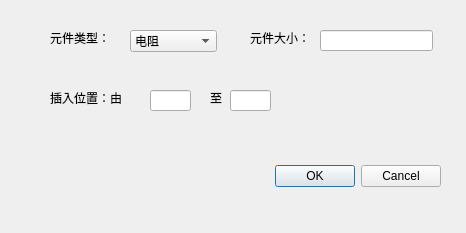
<?xml version="1.0" encoding="UTF-8"?>
<ui version="4.0">
 <class>AddElement</class>
 <widget class="QDialog" name="AddElement">
  <property name="geometry">
   <rect>
    <x>0</x>
    <y>0</y>
    <width>466</width>
    <height>233</height>
   </rect>
  </property>
  <property name="windowTitle">
   <string>Dialog</string>
  </property>
  <widget class="QDialogButtonBox" name="buttonBox">
   <property name="geometry">
    <rect>
     <x>100</x>
     <y>160</y>
     <width>341</width>
     <height>32</height>
    </rect>
   </property>
   <property name="orientation">
    <enum>Qt::Horizontal</enum>
   </property>
   <property name="standardButtons">
    <set>QDialogButtonBox::Cancel|QDialogButtonBox::Ok</set>
   </property>
  </widget>
  <widget class="QLabel" name="label">
   <property name="geometry">
    <rect>
     <x>50</x>
     <y>90</y>
     <width>101</width>
     <height>16</height>
    </rect>
   </property>
   <property name="text">
    <string>插入位置：由</string>
   </property>
  </widget>
  <widget class="QLabel" name="label_2">
   <property name="geometry">
    <rect>
     <x>210</x>
     <y>90</y>
     <width>21</width>
     <height>16</height>
    </rect>
   </property>
   <property name="text">
    <string>至</string>
   </property>
  </widget>
  <widget class="QLabel" name="label_3">
   <property name="geometry">
    <rect>
     <x>50</x>
     <y>30</y>
     <width>81</width>
     <height>16</height>
    </rect>
   </property>
   <property name="text">
    <string>元件类型：</string>
   </property>
  </widget>
  <widget class="QComboBox" name="type">
   <property name="geometry">
    <rect>
     <x>130</x>
     <y>30</y>
     <width>87</width>
     <height>22</height>
    </rect>
   </property>
   <item>
    <property name="text">
     <string>电阻</string>
    </property>
   </item>
   <item>
    <property name="text">
     <string>电压源</string>
    </property>
   </item>
   <item>
    <property name="text">
     <string>电流源</string>
    </property>
   </item>
   <item>
    <property name="text">
     <string>受控电压源</string>
    </property>
   </item>
   <item>
    <property name="text">
     <string>受控电流源</string>
    </property>
   </item>
  </widget>
  <widget class="QLabel" name="label_4">
   <property name="geometry">
    <rect>
     <x>250</x>
     <y>30</y>
     <width>81</width>
     <height>16</height>
    </rect>
   </property>
   <property name="text">
    <string>元件大小：</string>
   </property>
  </widget>
  <widget class="QLineEdit" name="value">
   <property name="enabled">
    <bool>true</bool>
   </property>
   <property name="geometry">
    <rect>
     <x>320</x>
     <y>30</y>
     <width>113</width>
     <height>21</height>
    </rect>
   </property>
  </widget>
  <widget class="QLineEdit" name="x">
   <property name="geometry">
    <rect>
     <x>150</x>
     <y>90</y>
     <width>41</width>
     <height>21</height>
    </rect>
   </property>
  </widget>
  <widget class="QLineEdit" name="y">
   <property name="geometry">
    <rect>
     <x>230</x>
     <y>90</y>
     <width>41</width>
     <height>21</height>
    </rect>
   </property>
  </widget>
 </widget>
 <resources/>
 <connections>
  <connection>
   <sender>buttonBox</sender>
   <signal>accepted()</signal>
   <receiver>AddElement</receiver>
   <slot>accept()</slot>
   <hints>
    <hint type="sourcelabel">
     <x>248</x>
     <y>254</y>
    </hint>
    <hint type="destinationlabel">
     <x>157</x>
     <y>274</y>
    </hint>
   </hints>
  </connection>
  <connection>
   <sender>buttonBox</sender>
   <signal>rejected()</signal>
   <receiver>AddElement</receiver>
   <slot>reject()</slot>
   <hints>
    <hint type="sourcelabel">
     <x>316</x>
     <y>260</y>
    </hint>
    <hint type="destinationlabel">
     <x>286</x>
     <y>274</y>
    </hint>
   </hints>
  </connection>
 </connections>
</ui>
